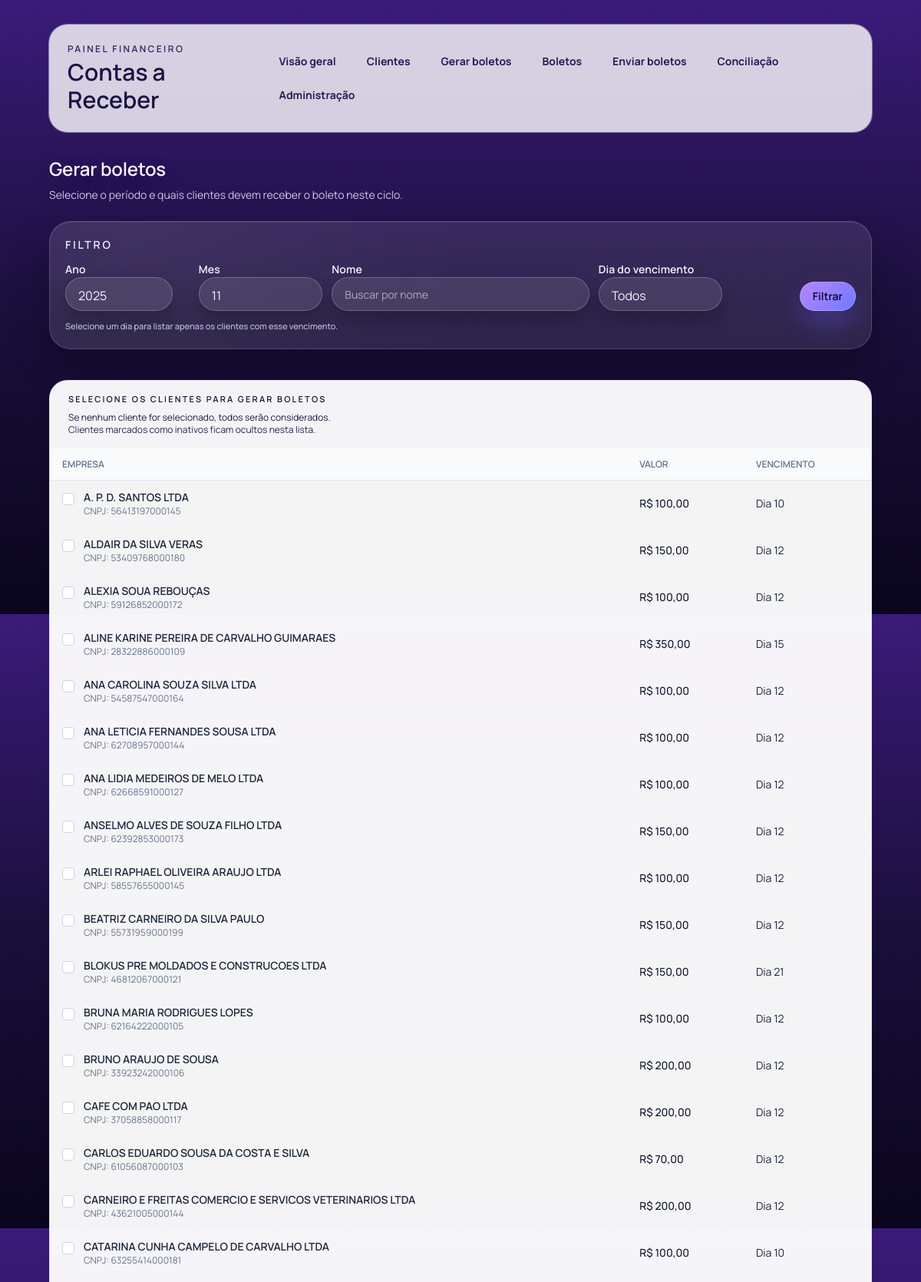
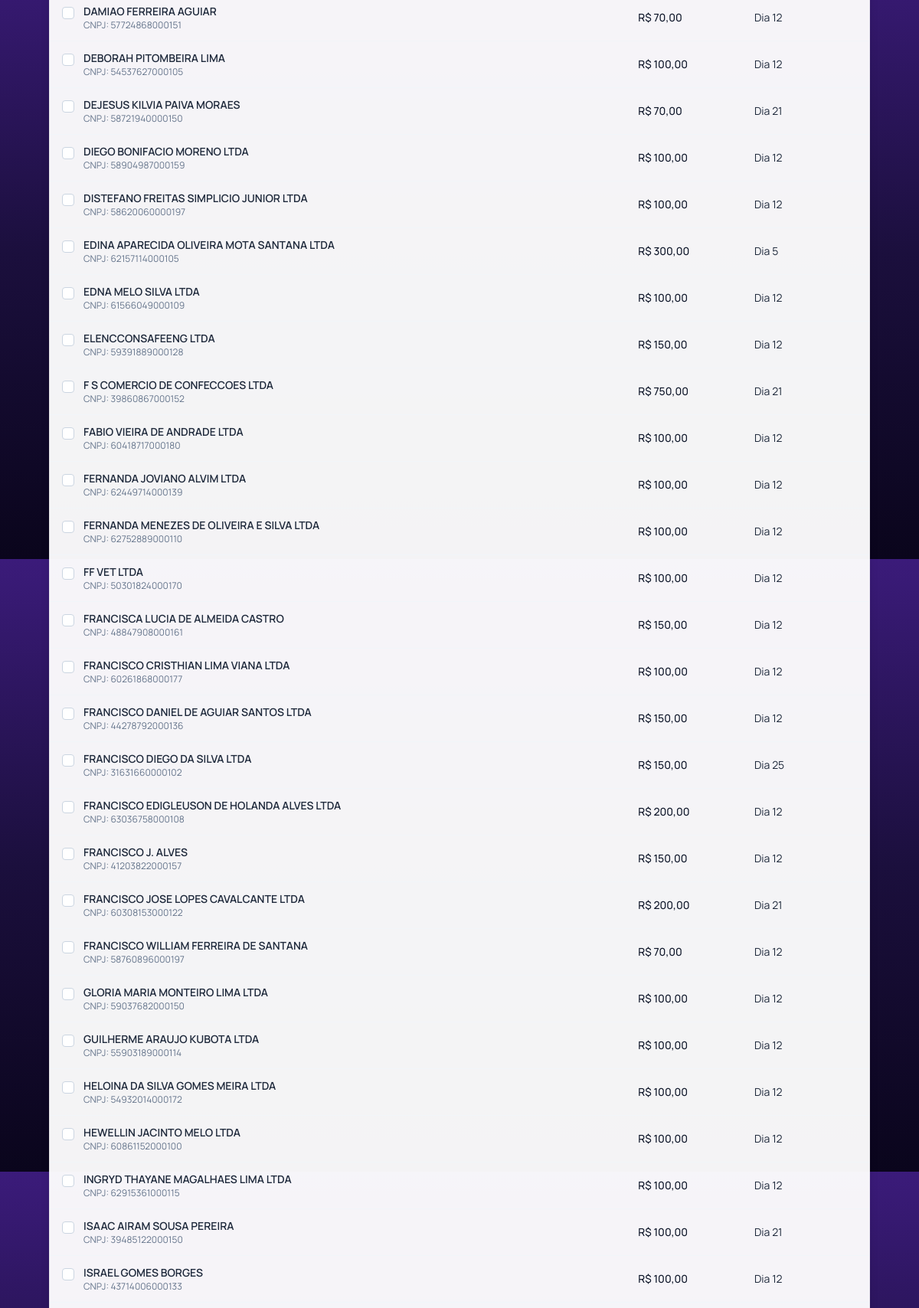
The app's page /gerar/ (signed in, upper part) with its own data (2 pictures, top to bottom).
### billing/models.py (models this page shows, shortened)
class Cliente(models.Model):
    valorNominal = models.DecimalField('Valor nominal', max_digits=12, decimal_places=2)
    dataVencimento = models.PositiveSmallIntegerField('Dia do vencimento (1..31)')
    nome = models.CharField('Nome', max_length=200)
    cpfCnpj = models.CharField('CPF/CNPJ', max_length=18)
    ativo = models.BooleanField('Ativo', default=True)
    email = models.EmailField('E-mail', blank=True)
    ddd = models.CharField('DDD', max_length=3, blank=True)
    telefone = models.CharField('Telefone', max_length=20, blank=True)
    endereco = models.CharField('Endereço', max_length=200, blank=True)
    numero = models.CharField('Número', max_length=20, blank=True)
    complemento = models.CharField('Complemento', max_length=100, blank=True)
    bairro = models.CharField('Bairro', max_length=100, blank=True)
    cidade = models.CharField('Cidade', max_length=100, blank=True)
    uf = models.CharField('UF', max_length=2, choices=UF_CHOICES, blank=True)
    cep = models.CharField('CEP', max_length=9, blank=True)

### billing/views.py (the view, shortened to what this page needs)
# urls.py: path("gerar/", views.gerar_boletos, name="gerar_boletos"),
@login_required
def gerar_boletos(request):
    if request.method == "POST":
        form = SelecionarClientesForm(request.POST)
    else:
        get_data = request.GET if request.GET else None
        form = SelecionarClientesForm(get_data)
    return render(request, "billing/gerar_boletos.html", {"form": form})

### billing/forms.py (called while the page is built)
def _coerce_int_or_none(value):
    if value in (None, "", "None"):
        return None
    try:
        return int(value)
    except (TypeError, ValueError):
        return None

### templates/billing/gerar_boletos.html (shortened to what this page needs)
{% extends "base.html" %}
{% block content %}
  <div class="space-y-6">
    <div class="flex flex-col gap-2">
      <h2 class="page-title text-2xl font-semibold">Gerar boletos</h2>
      <p class="page-subtitle text-sm">
        Selecione o período e quais clientes devem receber o boleto neste ciclo.
      </p>
    </div>
    <form class="space-y-6" method="post">
      <div class="filter-panel p-4 space-y-3 sm:p-5">
        <div class="flex items-center justify-between">
          <p class="text-sm font-semibold uppercase tracking-[0.2em] text-indigo-50">Filtro</p>
        </div>
        <div class="grid gap-3 md:grid-cols-6 md:items-end">
          <div class="md:max-w-[140px]">
            <label class="block text-sm font-semibold">{{ form.ano.label }}</label>
          </div>
          <div class="md:max-w-[170px] flex flex-col justify-end">
            <label class="block text-sm font-semibold">{{ form.mes.label }}</label>
          </div>
          <div class="md:col-span-2">
            <label class="block text-sm font-semibold">Nome</label>
            {{ form.nome }}
          </div>
          <div>
            <label class="block text-sm font-semibold">Dia do vencimento</label>
            {{ form.dia }}
          </div>
          <div class="flex items-end justify-start md:justify-end">
            <button
              type="submit"
              formmethod="get"
              class="inline-flex items-center justify-center rounded-full bg-brand-600 px-4 py-2 text-sm font-semibold text-[#0b0626] shadow-lg shadow-indigo-900/30 ring-1 ring-white/30 transition hover:translate-y-[-1px]"
            >
              Filtrar
            </button>
          </div>
        </div>
        <p class="text-[11px] font-medium text-indigo-100/80">
          Selecione um dia para listar apenas os clientes com esse vencimento.
        </p>
      </div>
      <fieldset class="space-y-4">
        <div class="overflow-hidden rounded-3xl border border-white/25 bg-white/85 shadow-lg">
          <div class="border-b border-white/40 bg-white/70 px-6 py-4">
            <p class="text-[11px] font-semibold uppercase tracking-[0.2em] text-[#1b1533]">{{ form.clientes.label }}</p>
            <p class="mt-2 text-xs text-[#221a3f]">Se nenhum cliente for selecionado, todos serão considerados.</p>
            <p class="text-xs text-[#2d254f]">Clientes marcados como inativos ficam ocultos nesta lista.</p>
          </div>
          {% if form.filtered_clientes %}
            <div class="overflow-x-auto">
              <table class="min-w-full divide-y divide-slate-200 text-sm">
                <thead class="bg-slate-50 text-xs uppercase text-slate-500">
                  <tr>
                    <th scope="col" class="px-4 py-3 text-left font-semibold">Empresa</th>
                    <th scope="col" class="px-4 py-3 text-left font-semibold">Valor</th>
                    <th scope="col" class="px-4 py-3 text-left font-semibold">Vencimento</th>
                  </tr>
                </thead>
                <tbody class="divide-y divide-slate-100 bg-white/70 text-slate-800">
                  {% for cliente in form.filtered_clientes %}
                    {% with value=cliente.pk|stringformat:"s" %}
                      <tr class="hover:bg-brand-50/40">
                        <td class="px-4 py-3">
                          <label class="flex cursor-pointer items-start gap-3">
                            <input
                              id="{{ form.clientes.auto_id }}_{{ forloop.counter0 }}"
                              type="checkbox"
                              name="{{ form.clientes.html_name }}"
                              value="{{ cliente.pk }}"
                              class="mt-1 h-4 w-4 rounded border-slate-300 text-brand-600 focus:ring-2 focus:ring-brand-500"
                            >
                            <span>
                              <span class="font-semibold">{{ cliente.nome }}</span>
                              <span class="block text-xs text-slate-500">CNPJ: {{ cliente.cpfCnpj }}</span>
                            </span>
                          </label>
                        </td>
                        <td class="px-4 py-3 font-medium text-slate-900">
                          R$ {{ cliente.valorNominal|floatformat:2 }}
                        </td>
                        <td class="px-4 py-3">
                          Dia {{ cliente.dataVencimento|default:"-" }}
                        </td>
                      </tr>
                    {% endwith %}
                  {% endfor %}
                </tbody>
              </table>
            </div>
          {% else %}
            <p class="px-6 py-4 text-sm text-slate-600">Nenhum cliente encontrado para os filtros atuais.</p>
          {% endif %}
        </div>
      </fieldset>
    </form>
  </div>
{% endblock %}

### templates/base.html (style rules this page uses)
:root { --ink-strong: #f5f2ff; --ink-soft: #cdc7e6; --accent-from: #b884ff; --accent-to: #6e7bff; }
body { font-family: 'Manrope', system-ui, -apple-system, BlinkMacSystemFont, 'Segoe UI', sans-serif; color: var(--ink-soft); }
.page-title { color: var(--ink-strong); letter-spacing: -0.01em; text-shadow: 0 10px 30px rgba(0, 0, 0, 0.3); }
.page-subtitle { color: var(--ink-soft); }
a, button { font-family: inherit; }
button.rounded-full, a.rounded-full { transition: transform 150ms ease, box-shadow 150ms ease, filter 150ms ease; }
button.bg-brand-600, a.bg-brand-600 { background-image: linear-gradient(135deg, var(--accent-from), var(--accent-to)); color: #0b0626; border: 1px solid rgba(255, 255, 255, 0.25); box-shadow: 0 14px 30px rgba(109, 99, 255, 0.35), 0 6px 12px rgba(0, 0, 0, 0.18); }
.filter-panel { border-radius: 28px; border: 1px solid rgba(255, 255, 255, 0.16); background: radial-gradient(circle at 10% 10%, rgba(255, 255, 255, 0.06), rgba(255, 255, 255, 0.02) 45%), rgba(255, 255, 255, 0.08); box-shadow: 0 20px 50px rgba(0, 0, 0, 0.28), inset 0 1px 0 rgba(255, 255, 255, 0.08); }
.filter-panel label { color: var(--ink-strong); letter-spacing: 0.01em; }
.filter-panel input[type="text"], .filter-panel input[type="number"], .filter-panel select { width: 100%; border-radius: 9999px; border: 1px solid rgba(255, 255, 255, 0.22); background: rgba(255, 255, 255, 0.1); color: var(--ink-strong); padding: 0.7rem 1rem; height: 44px; box-shadow: 0 14px 24px rgba(0, 0, 0, 0.22); }
.filter-panel input::placeholder { color: rgba(245, 242, 255, 0.6); }
.filter-panel option { color: #1b1240; }

### records on screen
Cliente: nome "A. P. D. SANTOS LTDA", cpfCnpj "56413197000145", valorNominal "100,00", dataVencimento "10"
Cliente: nome "ALDAIR DA SILVA VERAS", cpfCnpj "53409768000180", valorNominal "150,00", dataVencimento "12"
Cliente: nome "ALEXIA SOUA REBOUÇAS", cpfCnpj "59126852000172", valorNominal "100,00", dataVencimento "12"
Cliente: nome "ALINE KARINE PEREIRA DE CARVALHO GUIMARAES", cpfCnpj "28322886000109", valorNominal "350,00", dataVencimento "15"
Cliente: nome "ANA CAROLINA SOUZA SILVA LTDA", cpfCnpj "54587547000164", valorNominal "100,00", dataVencimento "12"
Cliente: nome "ANA LETICIA FERNANDES SOUSA LTDA", cpfCnpj "62708957000144", valorNominal "100,00", dataVencimento "12"
Cliente: nome "ANA LIDIA MEDEIROS DE MELO LTDA", cpfCnpj "62668591000127", valorNominal "100,00", dataVencimento "12"
Cliente: nome "ANSELMO ALVES DE SOUZA FILHO LTDA", cpfCnpj "62392853000173", valorNominal "150,00", dataVencimento "12"
Cliente: nome "ARLEI RAPHAEL OLIVEIRA ARAUJO LTDA", cpfCnpj "58557655000145", valorNominal "100,00", dataVencimento "12"
Cliente: nome "BEATRIZ CARNEIRO DA SILVA PAULO", cpfCnpj "55731959000199", valorNominal "150,00", dataVencimento "12"
Cliente: nome "BLOKUS PRE MOLDADOS E CONSTRUCOES LTDA", cpfCnpj "46812067000121", valorNominal "150,00", dataVencimento "21"
Cliente: nome "BRUNA MARIA RODRIGUES LOPES", cpfCnpj "62164222000105", valorNominal "100,00", dataVencimento "12"
Cliente: nome "BRUNO ARAUJO DE SOUSA", cpfCnpj "33923242000106", valorNominal "200,00", dataVencimento "12"
Cliente: nome "CAFE COM PAO LTDA", cpfCnpj "37058858000117", valorNominal "200,00", dataVencimento "12"
Cliente: nome "CARLOS EDUARDO SOUSA DA COSTA E SILVA", cpfCnpj "61056087000103", valorNominal "70,00", dataVencimento "12"
Cliente: nome "CARNEIRO E FREITAS COMERCIO E SERVICOS VETERINARIOS LTDA", cpfCnpj "43621005000144", valorNominal "200,00", dataVencimento "12"
Cliente: nome "CATARINA CUNHA CAMPELO DE CARVALHO LTDA", cpfCnpj "63255414000181", valorNominal "100,00", dataVencimento "10"
Cliente: nome "DAMIAO FERREIRA AGUIAR", cpfCnpj "57724868000151", valorNominal "70,00", dataVencimento "12"
Cliente: nome "DEBORAH PITOMBEIRA LIMA", cpfCnpj "54537627000105", valorNominal "100,00", dataVencimento "12"
Cliente: nome "DEJESUS KILVIA PAIVA MORAES", cpfCnpj "58721940000150", valorNominal "70,00", dataVencimento "21"
Cliente: nome "DIEGO BONIFACIO MORENO LTDA", cpfCnpj "58904987000159", valorNominal "100,00", dataVencimento "12"
Cliente: nome "DISTEFANO FREITAS SIMPLICIO JUNIOR LTDA", cpfCnpj "58620060000197", valorNominal "100,00", dataVencimento "12"
Cliente: nome "EDINA APARECIDA OLIVEIRA MOTA SANTANA LTDA", cpfCnpj "62157114000105", valorNominal "300,00", dataVencimento "5"
Cliente: nome "EDNA MELO SILVA LTDA", cpfCnpj "61566049000109", valorNominal "100,00", dataVencimento "12"
Cliente: nome "ELENCCONSAFEENG LTDA", cpfCnpj "59391889000128", valorNominal "150,00", dataVencimento "12"
Cliente: nome "F S COMERCIO DE CONFECCOES LTDA", cpfCnpj "39860867000152", valorNominal "750,00", dataVencimento "21"
Cliente: nome "FABIO VIEIRA DE ANDRADE LTDA", cpfCnpj "60418717000180", valorNominal "100,00", dataVencimento "12"
Cliente: nome "FERNANDA JOVIANO ALVIM LTDA", cpfCnpj "62449714000139", valorNominal "100,00", dataVencimento "12"
Cliente: nome "FERNANDA MENEZES DE OLIVEIRA E SILVA LTDA", cpfCnpj "62752889000110", valorNominal "100,00", dataVencimento "12"
Cliente: nome "FF VET LTDA", cpfCnpj "50301824000170", valorNominal "100,00", dataVencimento "12"
Cliente: nome "FRANCISCA LUCIA DE ALMEIDA CASTRO", cpfCnpj "48847908000161", valorNominal "150,00", dataVencimento "12"
Cliente: nome "FRANCISCO CRISTHIAN LIMA VIANA LTDA", cpfCnpj "60261868000177", valorNominal "100,00", dataVencimento "12"
Cliente: nome "FRANCISCO DANIEL DE AGUIAR SANTOS LTDA", cpfCnpj "44278792000136", valorNominal "150,00", dataVencimento "12"
Cliente: nome "FRANCISCO DIEGO DA SILVA LTDA", cpfCnpj "31631660000102", valorNominal "150,00", dataVencimento "25"
Cliente: nome "FRANCISCO EDIGLEUSON DE HOLANDA ALVES LTDA", cpfCnpj "63036758000108", valorNominal "200,00", dataVencimento "12"
Cliente: nome "FRANCISCO J. ALVES", cpfCnpj "41203822000157", valorNominal "150,00", dataVencimento "12"
Cliente: nome "FRANCISCO JOSE LOPES CAVALCANTE LTDA", cpfCnpj "60308153000122", valorNominal "200,00", dataVencimento "21"
Cliente: nome "FRANCISCO WILLIAM FERREIRA DE SANTANA", cpfCnpj "58760896000197", valorNominal "70,00", dataVencimento "12"
Cliente: nome "GLORIA MARIA MONTEIRO LIMA LTDA", cpfCnpj "59037682000150", valorNominal "100,00", dataVencimento "12"
Cliente: nome "GUILHERME ARAUJO KUBOTA LTDA", cpfCnpj "55903189000114", valorNominal "100,00", dataVencimento "12"
Cliente: nome "HELOINA DA SILVA GOMES MEIRA LTDA", cpfCnpj "54932014000172", valorNominal "100,00", dataVencimento "12"
Cliente: nome "HEWELLIN JACINTO MELO LTDA", cpfCnpj "60861152000100", valorNominal "100,00", dataVencimento "12"
Cliente: nome "INGRYD THAYANE MAGALHAES LIMA LTDA", cpfCnpj "62915361000115", valorNominal "100,00", dataVencimento "12"
Cliente: nome "ISAAC AIRAM SOUSA PEREIRA", cpfCnpj "39485122000150", valorNominal "100,00", dataVencimento "21"
Cliente: nome "ISRAEL GOMES BORGES", cpfCnpj "43714006000133", valorNominal "100,00", dataVencimento "12"
